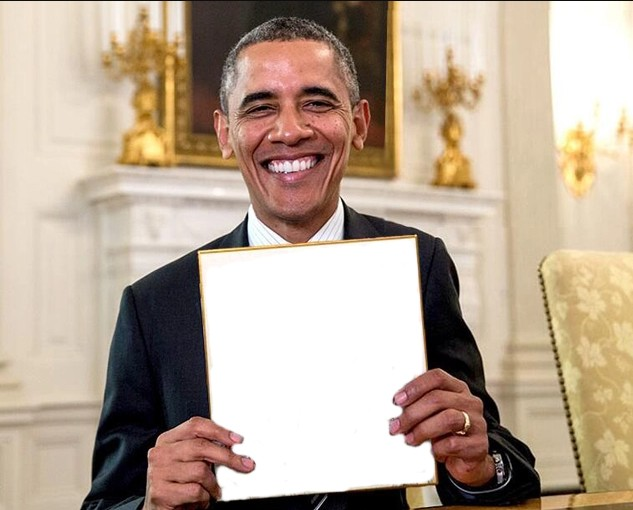
#> input picture obama.jpg, 633 x 510 px
$ python testing.py
#> lines starting #> are read from the running program, lines starting #| are printed output that depends on the picture
import cv2
import json
var1 = 0

days_gone = 1000

img = cv2.imread('obama.jpg', cv2.IMREAD_ANYCOLOR)
#> img is the input picture: shape (510, 633, 3); mean B, G, R 150.1, 167.8, 185.7

if days_gone == 0:
    cv2.putText(img, "Days gone without", (215,300), cv2.FONT_HERSHEY_COMPLEX, 0.6, (0,0,0), 1)
    cv2.putText(img, "chocolate", (245,330), cv2.FONT_HERSHEY_COMPLEX, 0.6, (0,0,0), 1)
    cv2.putText(img, str(days_gone), (290,400), cv2.FONT_HERSHEY_COMPLEX, 1.0, (0,0,0), 1)

elif days_gone < 10:
    cv2.putText(img, "Days gone without", (215,300), cv2.FONT_HERSHEY_COMPLEX, 0.6, (0,0,0), 1)
    cv2.putText(img, "chocolate", (245,330), cv2.FONT_HERSHEY_COMPLEX, 0.6, (0,0,0), 1)
    cv2.putText(img, str(days_gone), (290,400), cv2.FONT_HERSHEY_COMPLEX, 1.0, (0,0,0), 1)

elif days_gone < 100:
    cv2.putText(img, "Days gone without", (215,300), cv2.FONT_HERSHEY_COMPLEX, 0.6, (0,0,0), 1)
    cv2.putText(img, "chocolate", (245,330), cv2.FONT_HERSHEY_COMPLEX, 0.6, (0,0,0), 1)
    cv2.putText(img, str(days_gone), (290,400), cv2.FONT_HERSHEY_COMPLEX, 1.0, (0,0,0), 1)

elif days_gone < 1000:
    cv2.putText(img, "Days gone without", (215,300), cv2.FONT_HERSHEY_COMPLEX, 0.6, (0,0,0), 1)
    cv2.putText(img, "chocolate", (245,330), cv2.FONT_HERSHEY_COMPLEX, 0.6, (0,0,0), 1)
    cv2.putText(img, str(days_gone), (290,400), cv2.FONT_HERSHEY_COMPLEX, 1.0, (0,0,0), 1)

elif days_gone < 10000:
    cv2.putText(img, "Days gone without", (215,300), cv2.FONT_HERSHEY_COMPLEX, 0.6, (0,0,0), 1)
    cv2.putText(img, "chocolate", (245,330), cv2.FONT_HERSHEY_COMPLEX, 0.6, (0,0,0), 1)
    cv2.putText(img, str(days_gone), (270,400), cv2.FONT_HERSHEY_COMPLEX, 1.0, (0,0,0), 1)
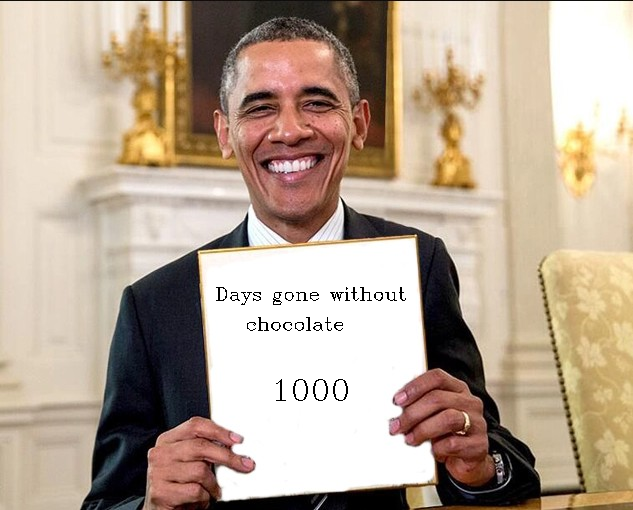
#> img: shape (510, 633, 3); mean B, G, R 149.1, 166.8, 184.8

cv2.imwrite("output.png", img, [cv2.IMWRITE_PNG_COMPRESSION])
